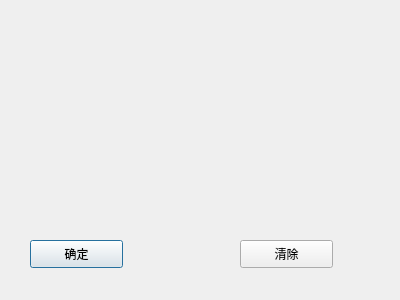
<?xml version="1.0" encoding="UTF-8"?>
<ui version="4.0">
 <class>Dialog</class>
 <widget class="QDialog" name="Dialog">
  <property name="geometry">
   <rect>
    <x>0</x>
    <y>0</y>
    <width>400</width>
    <height>300</height>
   </rect>
  </property>
  <property name="windowTitle">
   <string>签名</string>
  </property>
  <widget class="QPushButton" name="Ok_btn">
   <property name="geometry">
    <rect>
     <x>30</x>
     <y>240</y>
     <width>93</width>
     <height>28</height>
    </rect>
   </property>
   <property name="text">
    <string>确定</string>
   </property>
  </widget>
  <widget class="QPushButton" name="Cal_btn">
   <property name="geometry">
    <rect>
     <x>240</x>
     <y>240</y>
     <width>93</width>
     <height>28</height>
    </rect>
   </property>
   <property name="text">
    <string>清除</string>
   </property>
  </widget>
 </widget>
 <resources/>
 <connections/>
</ui>
